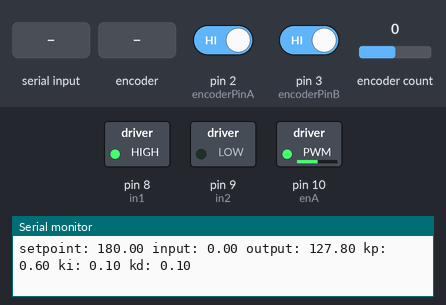
Recording of a sketch running on a simulated Arduino Uno, built with avr-gcc and run on an emulated ATmega328P. Shown: switched loads named in the sketch (green lamp = pin HIGH), the last lines printed to the serial monitor. The inputs (shaded band) are chosen by the test bench; at power-on: pin 2 (encoderPinA) HIGH, pin 3 (encoderPinB) HIGH, encoder count 0. Random numbers use the default seed unless the sketch sets one.

Above: at 1.25 s.
1.3 s: "1" received over Serial
3.0 s: "0" received over Serial
At 5.35 s:
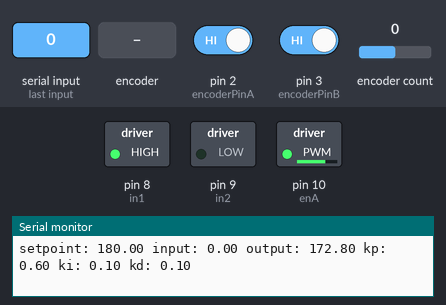
6.0 s: rotary encoder on pin 2 (encoderPinA) / pin 3 (encoderPinB) turned 1 step (first pin leading)
At 6.15 s:
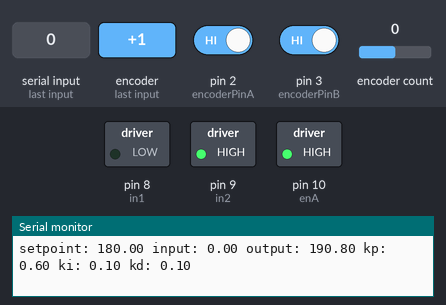
At 6.56 s:
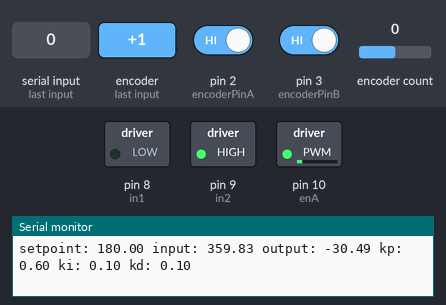
Timing chart, 0 to 18.0 s (numbered marks = the images above; inputs shaded):
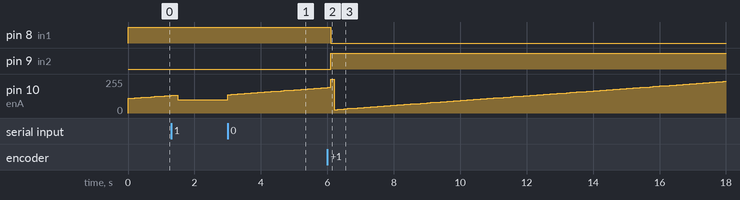

The sketch:

dc_stepper_autotune.ino
```cpp
#include <PID_v1.h>
#include <PID_AutoTune_v0.h>

#include <SoftwareSerial.h>
#include <Encoder.h>


#define DEBUG_MODE true

#define enA 10
#define in1 8
#define in2 9

#define encoderPinA 2
#define encoderPinB 3


#define CW true
#define CCW false

double ENCODER_STEP = 0.171756;

volatile int encoder0Pos = 0;
volatile int encoder0PinALast = LOW;
volatile int n = LOW;
volatile int m = LOW;

// *** BT ***
SoftwareSerial bt (11,12);  //RX, TX (Switched on the Bluetooth - RX -> TX | TX -> RX)
bool use_bt = false;
int input = 0;
char sign;

// *** Motor ***
bool cur_direction = CW;
bool to_move = false;
double target = 0;
bool new_input = false;
bool dir_to_target;
double newPosition;
int rot_speed = 50;
double close_enough = ENCODER_STEP;

// *** Encoder ***
Encoder myEnc(5, 6);
double oldPosition  = -999;


byte ATuneModeRemember=2;
double Input=0, output=0, setpoint=180;
double kp=0.6,ki=0.1,kd=0.1;

double kpmodel=1.5, taup=100, theta[50];
double outputStart=5;
double aTuneStep=50, aTuneNoise=1, aTuneStartValue=100;
unsigned int aTuneLookBack=20;

boolean tuning = false;
unsigned long  modelTime, serialTime;

PID myPID(&Input, &output, &setpoint,kp,ki,kd, DIRECT);
PID_ATune aTune(&Input, &output);

//set to false to connect to the real world
boolean useSimulation = false;

void setup()
{
  if (use_bt){
    bt.begin(9600);
    //bt.listen();
  }
  Serial.begin(9600);
  Serial.println(ENCODER_STEP);
  pinMode(enA, OUTPUT);
  pinMode(in1, OUTPUT);
  pinMode(in2, OUTPUT);


  pinMode (encoderPinA,INPUT);
  pinMode (encoderPinB,INPUT);
  attachInterrupt(1, CountA, CHANGE);
  attachInterrupt(0, StateB, FALLING);

  if(useSimulation)
  {
    for(byte i=0;i<50;i++)
    {
      theta[i]=outputStart;
    }
    modelTime = 0;
  }
  //Setup the pid
  myPID.SetMode(AUTOMATIC);
  myPID.SetOutputLimits(-255, 255);
  if(tuning)
  {
    tuning=false;
    changeAutoTune();
    tuning=true;
  }

  serialTime = 0;
  Serial.begin(9600);

}


void CountA()
{
  n = digitalRead(encoderPinA);
  if ((encoder0PinALast == LOW) && (n == HIGH)) {
    if (m == LOW) {                                 // m == direction
      encoder0Pos--;
    }
    else {
      encoder0Pos++;
    }
  }
}
void StateB()
{
  m = digitalRead(encoderPinB);
}

float to_deg(float deg){
    deg -= floor(deg/360) * 360;
    //if (deg > 180){
      //deg -= 360;
    //}
    return deg;
}

void loop()
{

  unsigned long now = millis();

  newPosition = to_deg(-encoder0Pos * ENCODER_STEP);

  if(!useSimulation)
  { //pull the input in from the real world
    Input = newPosition;
  }

  if(tuning)
  {
    byte val = (aTune.Runtime());
    if (val!=0)
    {
      tuning = false;
    }
    if(!tuning)
    { //we're done, set the tuning parameters
      kp = aTune.GetKp();
      ki = aTune.GetKi();
      kd = aTune.GetKd();
      myPID.SetTunings(kp,ki,kd);
      AutoTuneHelper(false);
    }
  }
  else myPID.Compute();

  if(useSimulation)
  {
    theta[30]=output;
    if(now>=modelTime)
    {
      modelTime +=100;
      DoModel();
    }
  }
  else
  {
     rotate(output);
  }

  //send-receive with processing if it's time
  if(millis()>serialTime)
  {
    SerialReceive();
    SerialSend();
    serialTime+=500;
  }
}
void rotate(int rot_speed){
   direction(rot_speed>0);
   analogWrite(enA, abs(rot_speed));
}

void direction(bool cw){
  if (cw){
    digitalWrite(in1, HIGH);
    digitalWrite(in2, LOW);
  }else{
    digitalWrite(in1, LOW);
    digitalWrite(in2, HIGH);
  }
}

void changeAutoTune()
{
 if(!tuning)
  {
    //Set the output to the desired starting frequency.
    output=aTuneStartValue;
    aTune.SetNoiseBand(aTuneNoise);
    aTune.SetOutputStep(aTuneStep);
    aTune.SetLookbackSec((int)aTuneLookBack);
    AutoTuneHelper(true);
    tuning = true;
  }
  else
  { //cancel autotune
    aTune.Cancel();
    tuning = false;
    AutoTuneHelper(false);
  }
}

void AutoTuneHelper(boolean start)
{
  if(start)
    ATuneModeRemember = myPID.GetMode();
  else
    myPID.SetMode(ATuneModeRemember);
}


void SerialSend()
{
  Serial.print("setpoint: ");Serial.print(setpoint); Serial.print(" ");
  Serial.print("input: ");Serial.print(Input); Serial.print(" ");
  Serial.print("output: ");Serial.print(output); Serial.print(" ");
  if(tuning){
    Serial.println("tuning mode");
  } else {
    Serial.print("kp: ");Serial.print(myPID.GetKp());Serial.print(" ");
    Serial.print("ki: ");Serial.print(myPID.GetKi());Serial.print(" ");
    Serial.print("kd: ");Serial.print(myPID.GetKd());Serial.println();
  }
}

void SerialReceive()
{
  if(Serial.available())
  {
   char b = Serial.read();
   Serial.flush();
   if((b=='1' && !tuning) || (b!='1' && tuning))changeAutoTune();
  }
}

void DoModel()
{
  //cycle the dead time
  for(byte i=0;i<49;i++)
  {
    theta[i] = theta[i+1];
  }
  //compute the input
  Input = (kpmodel / taup) *(theta[0]-outputStart) + Input*(1-1/taup) + ((float)random(-10,10))/100;

}
```

Measured:
- after the input at 3.0 s, pin 10 (enA): moves from 100/255 to 190/255 over 2.9 s, starting at once
- after the input at 6.0 s, pin 8 (in1): HIGH → LOW after 0.11 s; pin 9 (in2): LOW → HIGH after 0.11 s
